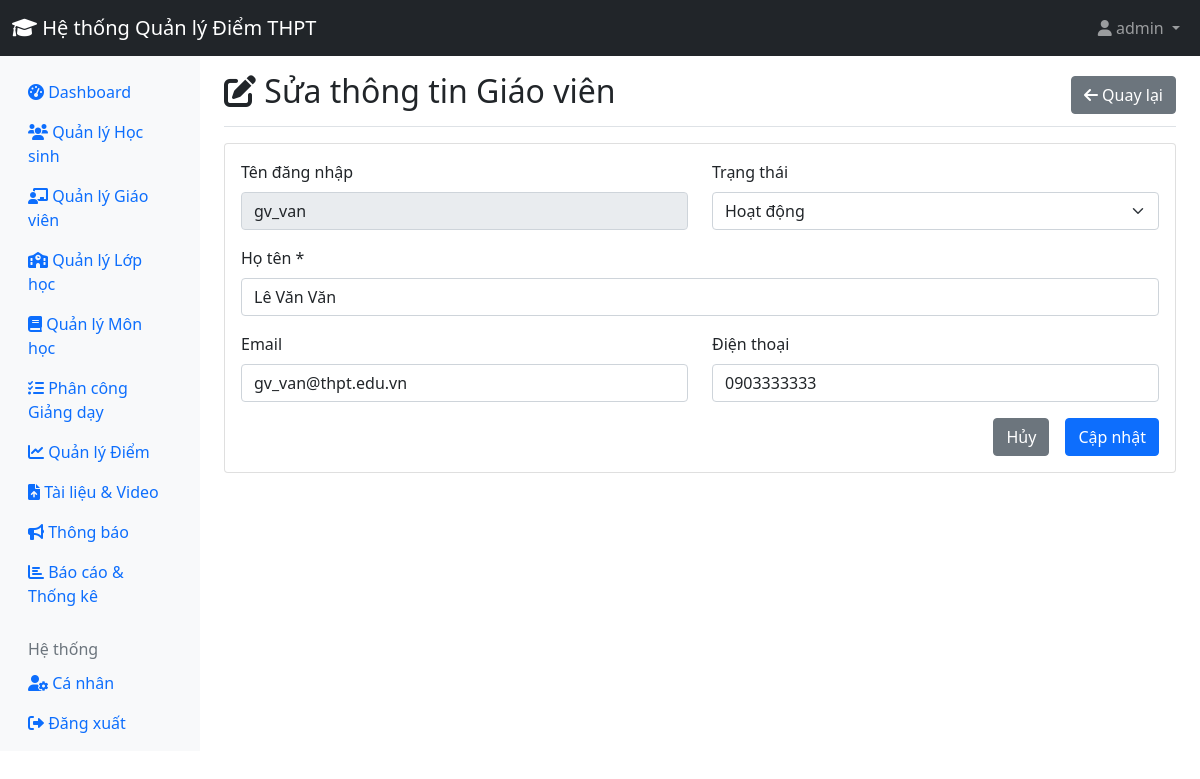
The page /admin/edit_teacher.php?id=3 (signed in) on the database its author committed.
### tables this page shows
CREATE TABLE `users` (
  `id` int(11) NOT NULL,
  `username` varchar(50) NOT NULL,
  `password` varchar(255) NOT NULL,
  `role` enum('admin','teacher','student') NOT NULL,
  `full_name` varchar(100) NOT NULL,
  `email` varchar(100) DEFAULT NULL,
  `phone` varchar(20) DEFAULT NULL,
  `created_at` timestamp NOT NULL DEFAULT current_timestamp(),
  `status` enum('active','inactive') DEFAULT 'active',
  `teacher_type` enum('homeroom','subject') DEFAULT 'subject'
);

### admin/edit_teacher.php (the view, shortened to what this page needs)
<?php
require_once '../includes/config.php';
$teacher_id = $_GET['id'];
$stmt = $pdo->prepare("SELECT * FROM users WHERE id = ? AND role = 'teacher'");
$stmt->execute([$teacher_id]);
$teacher = $stmt->fetch();
?>
<!DOCTYPE html>
<html lang="vi">
<head>
    <link href="https://cdn.jsdelivr.net/npm/bootstrap@5.1.3/dist/css/bootstrap.min.css" rel="stylesheet">
    <link href="https://cdnjs.cloudflare.com/ajax/libs/font-awesome/6.0.0/css/all.min.css" rel="stylesheet">
</head>
<body>
    <?php include '../includes/header.php'; ?>
    <div class="container-fluid">
        <div class="row">
            <?php include 'sidebar.php'; ?>
            <main class="col-md-9 ms-sm-auto col-lg-10 px-md-4">
                <div class="d-flex justify-content-between flex-wrap flex-md-nowrap align-items-center pt-3 pb-2 mb-3 border-bottom">
                    <h1 class="h2"><i class="fas fa-edit"></i> Sửa thông tin Giáo viên</h1>
                    <a href="teachers.php" class="btn btn-secondary">
                        <i class="fas fa-arrow-left"></i> Quay lại
                    </a>
                </div>
                <div class="card">
                    <div class="card-body">
                        <form method="POST">
                            <div class="row">
                                <div class="col-md-6">
                                    <div class="mb-3">
                                        <label class="form-label">Tên đăng nhập</label>
                                        <input type="text" class="form-control" value="<?php echo htmlspecialchars($teacher['username']); ?>" readonly>
                                    </div>
                                </div>
                                <div class="col-md-6">
                                    <div class="mb-3">
                                        <label class="form-label">Trạng thái</label>
                                        <select class="form-select" name="status" required>
                                            <option value="active" <?php echo $teacher['status'] == 'active' ? 'selected' : ''; ?>>Hoạt động</option>
                                        </select>
                                    </div>
                                </div>
                            </div>
                            <div class="mb-3">
                                <label class="form-label">Họ tên *</label>
                                <input type="text" class="form-control" name="full_name" value="<?php echo htmlspecialchars($teacher['full_name']); ?>" required>
                            </div>
                            <div class="row">
                                <div class="col-md-6">
                                    <div class="mb-3">
                                        <label class="form-label">Email</label>
                                        <input type="email" class="form-control" name="email" value="<?php echo htmlspecialchars($teacher['email']); ?>">
                                    </div>
                                </div>
                                <div class="col-md-6">
                                    <div class="mb-3">
                                        <label class="form-label">Điện thoại</label>
                                        <input type="text" class="form-control" name="phone" value="<?php echo htmlspecialchars($teacher['phone']); ?>">
                                    </div>
                                </div>
                            </div>
                            <div class="d-grid gap-2 d-md-flex justify-content-md-end">
                                <a href="teachers.php" class="btn btn-secondary me-md-2">Hủy</a>
                                <button type="submit" name="update_teacher" class="btn btn-primary">Cập nhật</button>
                            </div>
                        </form>
                    </div>
                </div>
            </main>
        </div>
    </div>
</body>
</html>

### rows shown on the page
users: username "gv_van", status "Hoạt động", full_name "Lê Văn Văn", email "gv_van@thpt.edu.vn", phone "0903333333"

### other values the page prints
SITE_NAME "Hệ thống Quản lý Điểm THPT"
$_SESSION['full_name'] "admin"
